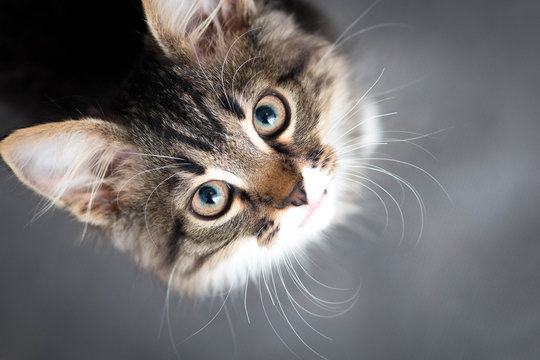
#> input picture catto_smol.jpg, 540 x 360 px
$ python thresh.py
#> lines starting #> are read from the running program, lines starting #| are printed output that depends on the picture; after the words box and inside, x2 and y2 are one past the last pixel; in counts of white or black regions, pixels touching at a corner belong together
import cv2 as cv

#thresholding is binarizing of an image, to make pixels either black or white
#each pixel gets compared to thresholded value, if less then its black, if greater then pixel will be white

img = cv.imread('catto_smol.jpg')
#> img is the input picture: shape (360, 540, 3); mean B, G, R 110.3, 110.3, 113.6
cv.imshow('Cat', img)

gray = cv.cvtColor(img, cv.COLOR_BGR2GRAY)
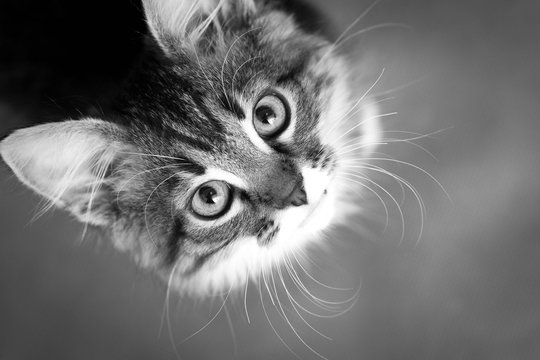
#> gray: shape (360, 540); min 0, max 255, mean 111.3
cv.imshow('Gray', gray)

#simple thresholding
threshold, thresh = cv.threshold(gray, 150, 255, cv.THRESH_BINARY)
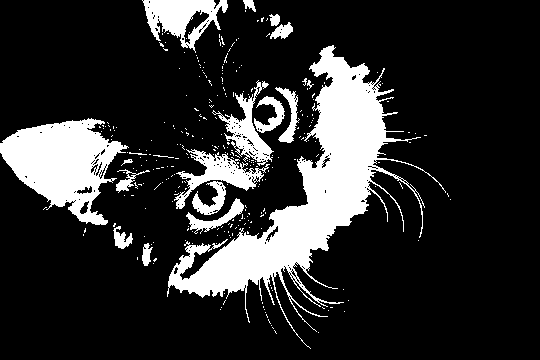
#> thresh: shape (360, 540); 18.1% white; 283 white regions (264 under 20 px), largest, box (x1, y1, x2, y2) and area: (167, 45, 446, 349) 18406, (0, 118, 129, 225) 7390, (142, 0, 228, 53) 2209
# cv.imshow('Simple Threshold', thresh)

threshold, thresh_inverse = cv.threshold(gray, 150, 255, cv.THRESH_BINARY_INV)
# cv.imshow('Simple Threshold Inverse', thresh_inverse)

#adaptive thresholding

adaptive_thresh = cv.adaptiveThreshold(gray, 255, cv.ADAPTIVE_THRESH_MEAN_C, cv.THRESH_BINARY, 11, 5)
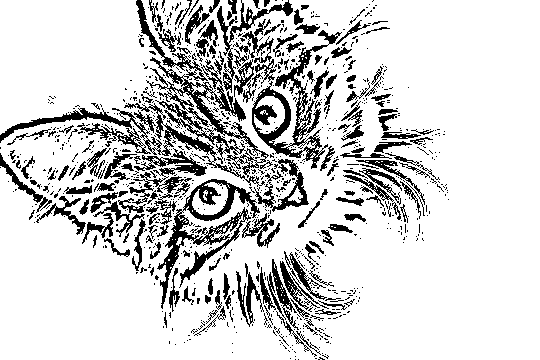
#> adaptive_thresh: shape (360, 540); 82.8% white; 922 black regions (745 under 20 px), largest, box (x1, y1, x2, y2) and area: (0, 0, 269, 187) 5826, (157, 179, 260, 309) 2858, (252, 30, 342, 169) 2746
cv.imshow('Adaptive Thresholding', adaptive_thresh)

cv.waitKey(0)

$ run again, with catto_large.jpg copied over catto_smol.jpg
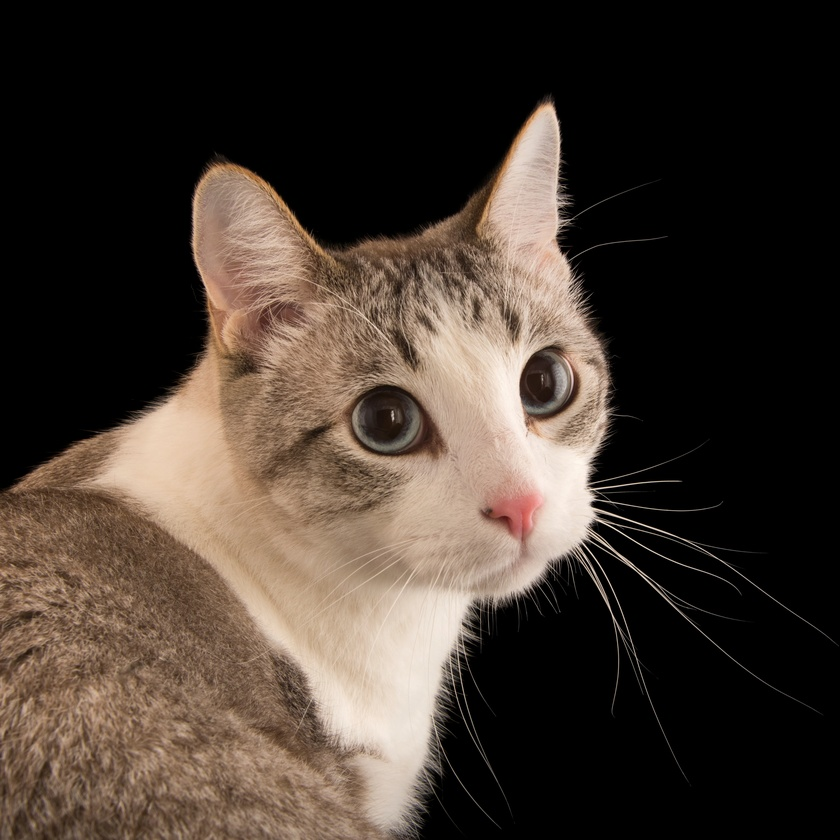
#> input picture catto_large.jpg, 840 x 840 px, shrunk from 3072 x 3072 before the run
#> img is the input picture: shape (840, 840, 3); mean B, G, R 48.1, 56.7, 68
#> `threshold, thresh = cv.threshold(gray, 150, 255, cv.THRESH_BINARY)`:
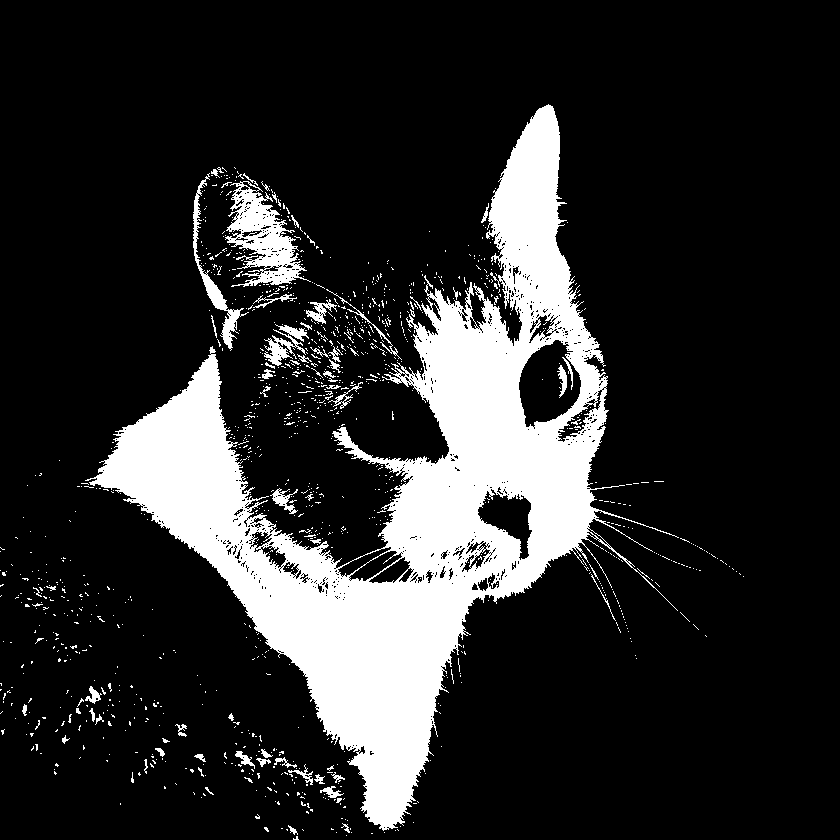
#> thresh: shape (840, 840); 17% white; 1204 white regions (1138 under 20 px), largest, box (x1, y1, x2, y2) and area: (85, 104, 679, 831) 106595, (225, 181, 311, 287) 3887, (193, 173, 249, 351) 1261
#> `adaptive_thresh = cv.adaptiveThreshold(gray, 255, cv.ADAPTIVE_THRESH_M..`:
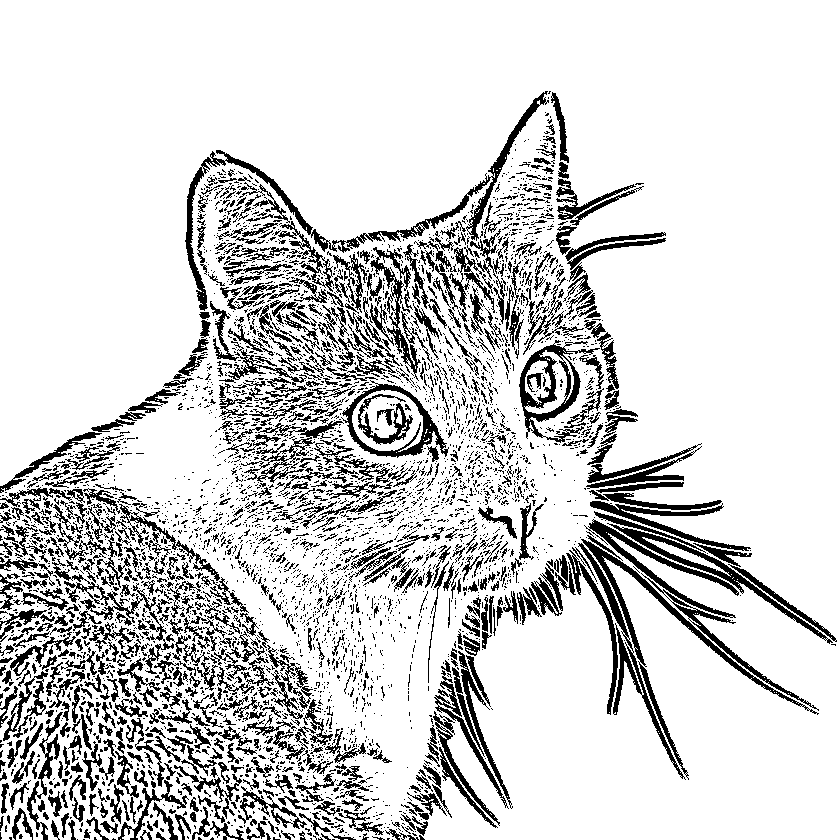
#> adaptive_thresh: shape (840, 840); 83% white; 4392 black regions (3616 under 20 px), largest, box (x1, y1, x2, y2) and area: (185, 91, 549, 311) 4230, (581, 539, 819, 780) 2582, (519, 340, 600, 443) 2245
